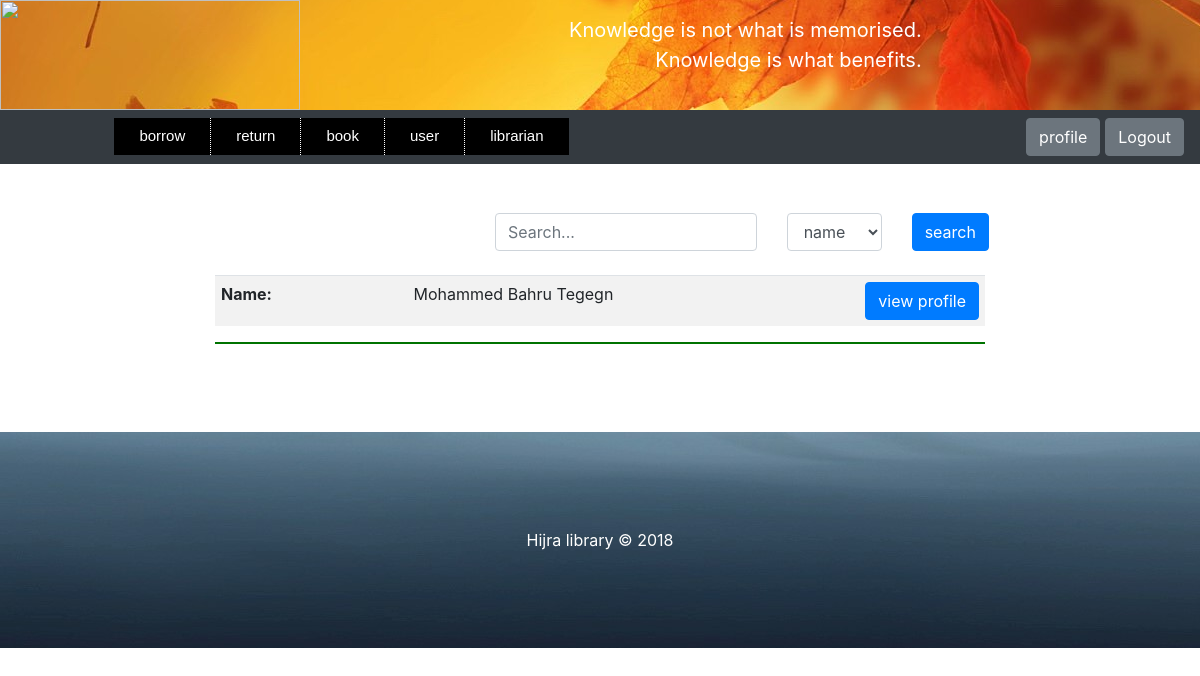
Page /librarian-view-by-librarian/ (signed in) on the committed database.
### store/models.py (models this page shows, shortened)
class Librarian(models.Model):
    librarian_id = models.CharField(max_length=200, blank=True, unique=True)
    name = models.CharField(max_length=200)
    middle_name = models.CharField(max_length=200)
    last_name = models.CharField(max_length=200)
    phone_regex = RegexValidator(
        regex=r'^\+?1?\d{10,15}$',
        message='Phone number must be entered in the format : 0987654321 or +251987654321 up to 15 digits allowed'
    )
    phone = models.CharField(validators=[phone_regex], max_length=15)
    year = models.PositiveSmallIntegerField(blank=True, null=True, default=0)
    department = models.CharField(max_length=200, null=True, blank=True)
    email = models.EmailField(blank=True)
    password_regex = RegexValidator(
        regex=r'^\S{6,1024}',
        message='password must be at least 6 character'
    )
    password = models.CharField(validators=[password_regex], max_length=1024)
    password_hint = models.CharField(max_length=200, blank=True)
    sex = models.CharField(max_length=200, choices=(('male', 'male'), ('female', 'female')))
    photo = models.ImageField(blank=True, default='null.png')
    register_date = models.DateField()
    def image_tag(self):
        return mark_safe('<img src="%s" width="150" height="150"/>' % self.photo.url)
    image_tag.short_description = 'Photo'
    image_tag.allow_tags = True

### store/views.py (the view)
# urls.py: path('librarian-view-by-librarian/', views.librarian_view_by_librarian, name='librarian-view-by-librarian'),
def librarian_view_by_librarian(request):
    if request.session.get('librarian_auth'):
        librarian_id = request.session.get('librarian_auth')
        active_librarian = Librarian.objects.get(librarian_id=librarian_id)
        if not active_librarian.sex:
            raise Http404("Please check your profile sex is empty")
        if request.method == "POST":
            form = HumanSearch(request.POST)
            text = request.POST.get('search_engine')
            catalog = request.POST.get('catalog')
            if catalog == 'name':
                librarian = Librarian.objects.filter(sex=active_librarian.sex, name__contains=text) | \
                            Librarian.objects.filter(sex=active_librarian.sex, middle_name__contains=text) | \
                            Librarian.objects.filter(sex=active_librarian.sex, last_name__contains=text)
            elif catalog == 'id':
                librarian = Librarian.objects.filter(sex=active_librarian.sex, librarian_id__contains=text)
            elif catalog == 'department':
                librarian = Librarian.objects.filter(sex=active_librarian.sex, department__contains=text)
            elif catalog == 'phone':
                librarian = Librarian.objects.filter(sex=active_librarian.sex, phone__contains=text)
            else:
                try:
                    year = int(text)
                    librarian = Librarian.objects.filter(sex=active_librarian.sex, year=year)
                except ValueError:
                    librarian = Librarian.objects.none()
        else:
            form = HumanSearch()
            librarian = Librarian.objects.filter(sex=active_librarian.sex)
        librarian = sorted(librarian, key=lambda x: x.name, reverse=False)
        for i in librarian:
            i.image = "Images/" + str(i.photo)
        return render(request, 'webpages/librarian_view_by_librarian.html', {'form': form, 'librarian': librarian})

### store/forms.py
class HumanSearch(forms.Form):
    search_engine = forms.CharField(
        label='',
        max_length=1024,
        widget=forms.TextInput(attrs={'placeholder': 'Search...'}),
    )
    catalog = ChoiceField(
        label='',
        widget=forms.Select(),
        choices=[('name', 'name'), ('id', 'id'), ('department', 'department'), ('year', 'year'), ('phone', 'phone')],
        initial='name'
    )

### store/templates/webpages/librarian_view_by_librarian.html (shortened to what this page needs)
<!DOCTYPE html>
<html lang="en">
    <head class="header-site">
        {% load static %}
        {% load filter %}
        {% load widget_tweaks %}
            {% include "webpages/librarian_page.html" %}
        <link rel="stylesheet" href="{% static 'files/bootstrap/css/bootstrap.css' %}"  type="text/css" >
        <link rel="stylesheet" href="{% static 'files/style2.css' %}"  type="text/css" >
        <link rel="stylesheet" href="{% static 'files/style3.css' %}"  type="text/css" >
        <link rel="stylesheet" href="{% static 'files/style4.css' %}"  type="text/css" >
        <link rel="stylesheet" href="{% static 'files/style5.css' %}"  type="text/css" >
        <link rel="stylesheet" href="{% static 'files/style6.css' %}"  type="text/css" >
    </head>
    <body>
        {% block search %}
            <div class = "container col-5" align="right" style="margin-left:40%;">
            <form  method="post" novalidate>
                <div class="row">
                    {% for field in form.visible_fields %}
                        {% if field.name == 'search_engine' %}
                            <div class="col-md-7">
                                {% render_field field class="form-control" %}
                            </div>
                        {% else %}
                           <div class="col-md-3 ">
                                {% render_field field class="form-control" %}
                            </div>
                        {% endif %}
                    {% endfor %}
                    <div class="col-md-2">
                    <button type="submit" class = "btn btn-primary"> search</button>
                    </div>
                </div>
            </form>
            </div>
            <br>
        {% endblock %}
        {% for i in librarian %}
        <div class="container col-8">
                <table  class="table table-striped">
                    <tr>
                        <td style="width: 25%;"><strong>Name:</strong></td>
                        <td style="width: 50%;">{{i.name}} {{i.middle_name}}  {{i.last_name}}</td>
                        <td style="width: 25%;" align="right">
                            <input type="button"  id ="button-{{i.id}}" class="btn btn-primary"  onclick="LibrarianFun({{i.id}})"
                                value="view profile" >
                        </td>
                    </tr>
                </table>
            </div>
            <div class="container col-8">
           <hr>
        </div>
        {% endfor %}
    </body>
    <footer>
        {% include "webpages/footer.html" %}
    </footer>
</html>

### store/static/files/style3.css (style rules this page uses)
a.butt:link, a.back:visited, { background-color: #11aa44; color: white; }
table, th, td { border: 1px solid black; }

### store/static/files/style6.css (style rules this page uses)
.table-striped>tbody>tr>td { padding:6px; text-font:8px; }
hr { background-color: green; border-width:2px; }

### rows in the picture
Librarian: name "Mohammed", middle_name "Bahru", last_name "Tegegn"
